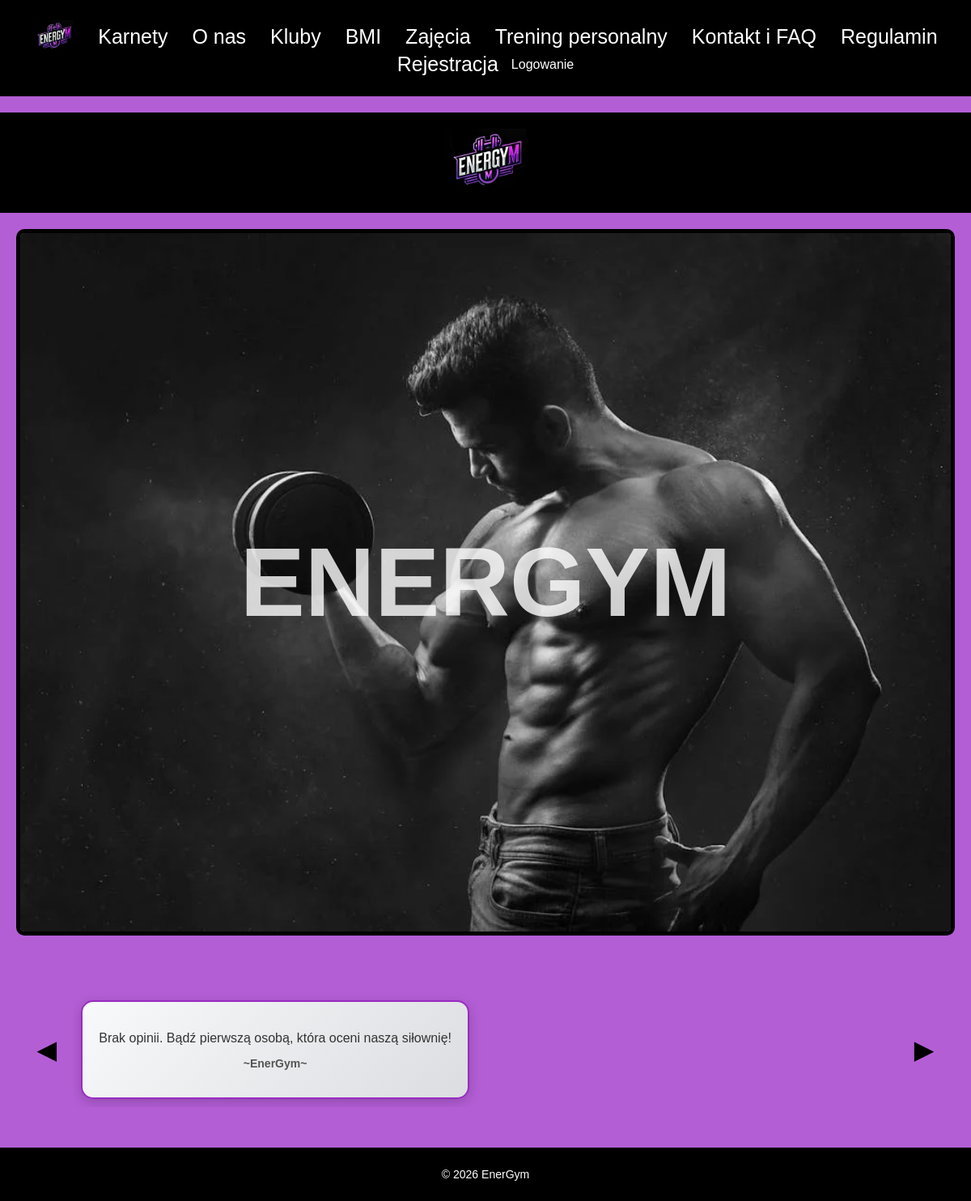
Before: / with the older database file.
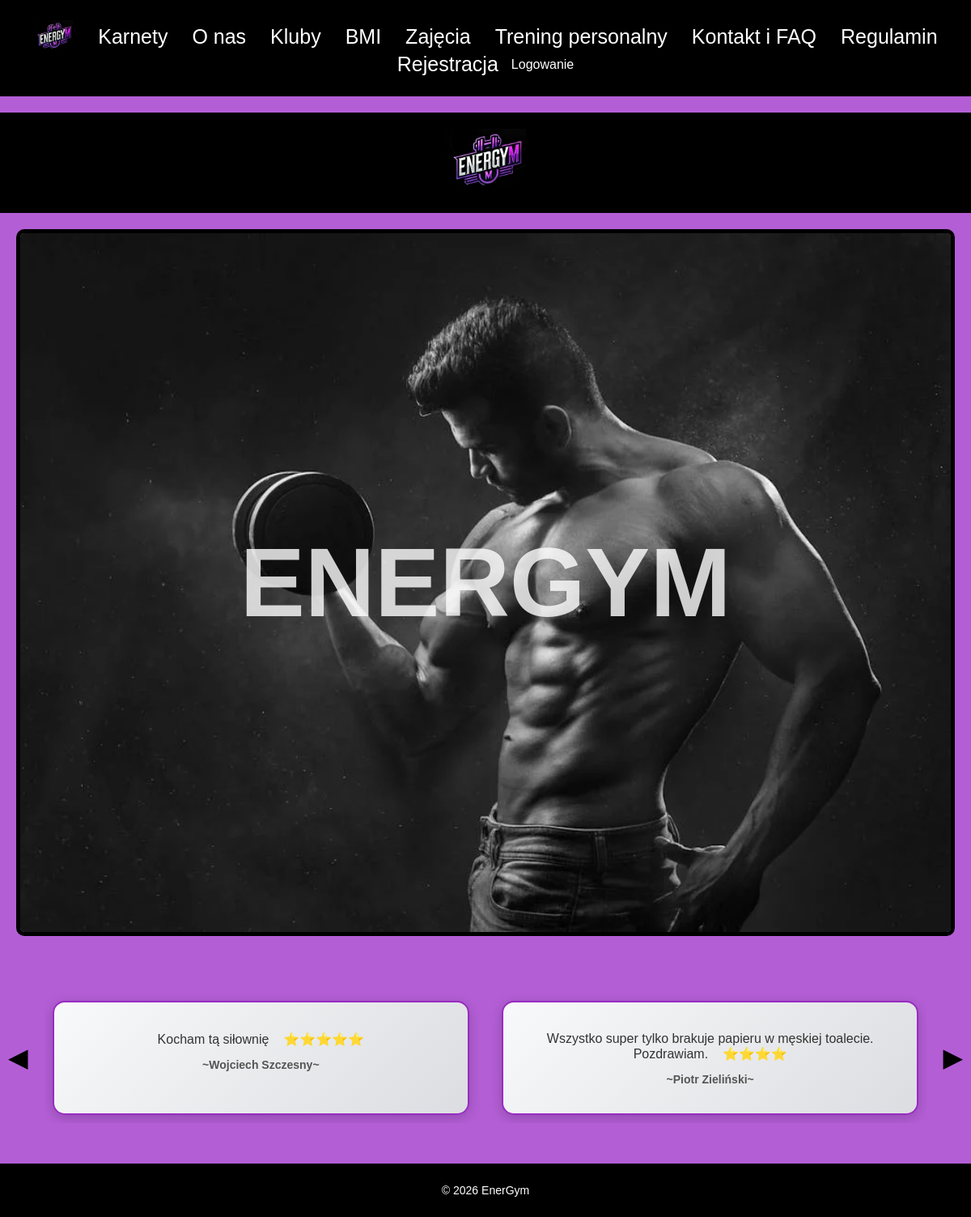
After: the same page with the newer database file.
### tables this page shows
CREATE TABLE `users` (
  `id` int(11) NOT NULL,
  `role` int(11) DEFAULT 0,
  `imie` varchar(50) NOT NULL,
  `nazwisko` varchar(50) NOT NULL,
  `mail` varchar(100) NOT NULL,
  `haslo` varchar(255) NOT NULL,
  `pesel` varchar(11) DEFAULT NULL,
  `numer_telefonu` varchar(15) DEFAULT NULL,
  `miasto` varchar(50) DEFAULT NULL,
  `ulica` varchar(50) DEFAULT NULL,
  `numer_domu` varchar(10) DEFAULT NULL,
  `numer_lokalu` varchar(10) DEFAULT NULL,
  `kod_pocztowy` varchar(6) DEFAULT NULL,
  `opinia` text DEFAULT NULL,
  `karnet_typ` varchar(50) DEFAULT 'Brak',
  `karnet_zakup` date DEFAULT NULL,
  `karnet_koniec` date DEFAULT NULL,
  `waga` decimal(5,2) DEFAULT NULL,
  `wzrost` int(11) DEFAULT NULL,
  `bmi` decimal(4,2) DEFAULT NULL,
  `ocena` int(11) DEFAULT NULL
);

### pages/home.php (the view)
<?php
$opinions = [];
if (isset($conn) && $conn) {
    $sql = "SELECT imie, nazwisko, opinia, ocena FROM users WHERE opinia IS NOT NULL AND opinia != ''";
    $result = mysqli_query($conn, $sql);
    if ($result && mysqli_num_rows($result) > 0) {
        while ($row = mysqli_fetch_assoc($result)) {
            $opinions[] = $row;
        }
    }
}
?>
<div class="logo-banner">
    <img src="pic/logo_gym1.jpg" alt="Logo siłowni" class="logo-img">
</div>
<div class="main_container">
    <img src="pic/gym1.jpg" alt="Zdjęcie siłowni" class="main_image">
    <div class="overlay">
        <h1 class="overlay-text">ENERGYM</h1>
    </div>
</div>
<div class="opinion_section">
    <button class="arrow left-arrow" onclick="moveOpinions(-1)">&#9664;</button>
    <div class="opinion_container">
        <?php if (!empty($opinions)): ?>
            <?php foreach ($opinions as $op): ?>
                <div class="opinion_card">
                    <p class="opinion_text"><?php echo nl2br(htmlspecialchars($op['opinia'])); ?>&nbsp;&nbsp;&nbsp;&nbsp;<?php echo str_repeat('⭐', (int)($op['ocena'] ?? 5)); ?></p>
                    <p class="customer_name">~<?php echo htmlspecialchars($op['imie'] . ' ' . $op['nazwisko']); ?>~</p>
                </div>
            <?php endforeach; ?>
        <?php else: ?>
            <div class="opinion_card">
                <p class="opinion_text">Brak opinii. Bądź pierwszą osobą, która oceni naszą siłownię!</p>
                <p class="customer_name">~EnerGym~</p>
            </div>
        <?php endif; ?>
    </div>
    <button class="arrow right-arrow" onclick="moveOpinions(1)">&#9654;</button>
</div>

### header.php (shortened to what this page needs)
<?php
    $pageCss         = $pageCss         ?? 'silownia1.css';
?>
<!DOCTYPE html>
<html lang="pl">
<head>
    <link rel="stylesheet" href="css/<?php echo htmlspecialchars($pageCss); ?>">
</head>
<body>
    <nav class="navbar">
        <ul>
            <li><a href="?page=home" class="pic"><img src="pic/logo_gym1.jpg" alt="Logo siłowni" style="height: 40px;"></a></li>
            <li><a href="?page=karnety">Karnety</a></li>
            <li><a href="?page=onas">O nas</a></li>
            <li><a href="?page=kluby">Kluby</a></li>
            <li><a href="?page=bmi">BMI</a></li>
            <li><a href="?page=zajecia">Zajęcia</a></li>
            <li><a href="?page=trening_personalny">Trening personalny</a></li>
            <li><a href="?page=kontakt">Kontakt i FAQ</a></li>
            <li><a href="?page=regulamin">Regulamin</a></li>
            <?php if (isset($_SESSION['user_id'])): ?>
                <li class="nav-actions">
                    <span style="color: #7a17cb; font-weight: bold; font-size: 16px; white-space: nowrap;">👤 <?php echo htmlspecialchars($_SESSION['imie']); ?><?php echo (isset($_SESSION['role']) && $_SESSION['role'] === 1) ? ' (Admin)' : ''; ?></span>
                    <?php if (isset($_SESSION['role']) && $_SESSION['role'] === 1): ?>
                        <a href="?page=admin">Panel Admina</a>
                    <?php endif; ?>
                    <a href="?page=profil">Mój Profil</a>
                    <a href="?page=wylogowanie">Wyloguj</a>
                </li>
            <?php else: ?>
                <li class="nav-actions">
                    <a href="?page=rejestracja">Rejestracja</a>
                    <a href="?page=logowanie">Logowanie</a>
                </li>
            <?php endif; ?>
        </ul>
    </nav>

### index.php (shortened to what this page needs)
<?php
    $page = $_GET['page'] ?? 'home';
    $m = $meta[$page] ?? $meta['home'];
    $pageCss         = $m['css'];
    include __DIR__ . '/header.php';
    $filePath = __DIR__ . '/pages/' . $page . '.php';
    if( file_exists($filePath) )
    {
        include $filePath;
    }
    else
    {
        echo '<h1>Blad 404</h1><p>Strona o podanym adresie nie istnieje.</p>';
    }
    include __DIR__ . '/footer.php';
?>

### footer.php (shortened to what this page needs)
    <footer>
        <div class="footer-content">
            <p>&copy; <?php echo date('Y'); ?> EnerGym</p>
        </div>
    </footer>
</body>
</html>

### css/silownia1.css (style rules this page uses)
body { margin: 0; font-family: 'Franklin Gothic Medium', 'Arial Narrow', Arial, sans-serif; background-color: #b45ed6; height: 100%; display: flex; flex-direction: column; min-height: 100vh; }
.navbar { background-color: #000; display: flex; align-items: center; justify-content: space-between; padding: 20px 10px; width: 100%; height: 100%; box-sizing: border-box; z-index: 10; }
.navbar ul { list-style: none; margin: 0; padding: 5px 5px; display: flex; align-items: center; width: 100%; justify-content: space-between; }
.navbar li { margin: 0 15px; }
.navbar a { color: #ffffff; text-decoration: none; font-size: 25px; transition: transform 0.3s ease, color 0.3s ease; display: flex; }
.navbar img { display: block; width: 100%; height: 100%; object-fit: cover; }
.navbar a:not(:first-child) { color: #fff; font-size: 16px; transition: color 0.3s; }
.main_container { flex: 1; display: flex; justify-content: center; align-items: center; padding: 20px; position: relative; }
.main_container .main_image { width: 2500px; height: 1100px; object-fit: cover; border: 5px solid black; border-radius: 10px; }
.overlay { position: absolute; top: 50%; left: 50%; transform: translate(-50%, -50%); text-align: center; color: white; }
.overlay-text { font-size: clamp(3rem, 10vw, 25rem); font-weight: bold; margin: 0; opacity: 0.8; text-align: center; }
footer { background-color: #000000; color: white; text-align: center; padding: 20px 10px; width: 100%; box-sizing: border-box; display: flex; flex-direction: column; }
.footer-content p { margin: 5px 0; font-size: 14px; }
footer p { font-size: 16px; }
.opinion_section { display: flex; align-items: center; justify-content: center; gap: 10px; margin: 50px 0; position: relative; }
.opinion_container { display: grid; grid-template-columns: repeat(2, 1fr); gap: 20px; overflow: hidden; }
.opinion_card { display: none; }
.opinion_card:nth-child(1), .opinion_card:nth-child(2) { display: block; }
.opinion_card { text-align: center; padding: 20px; box-shadow: 0 4px 15px rgba(0, 0, 0, 0.2); background: linear-gradient(135deg, #f8f9fa, #dcdde1); margin: 10px; box-sizing: border-box; border: 2px solid #982cc1; border-radius: 15px; transition: transform 0.3s ease, box-shadow 0.3s ease; }
.opinion_text { font-size: 16px; color: #333; margin-bottom: 10px; }
.customer_name { font-weight: bold; font-size: 14px; color: #555; }
.arrow { background: none; border: none; font-size: 2rem; cursor: pointer; padding: 10px; transition: transform 0.2s ease; }
.logo-banner { background-color: #000; text-align: center; padding: 20px 0; margin-top: 20px; }
.logo-img { max-height: 80px; width: auto; }
@media (max-width: 1200px) { .main_container .main_image { width: 100%; height: auto; } }
@media (max-width: 1200px) { .navbar ul { flex-wrap: wrap; justify-content: center; } }

### header.php (style rules this page uses)
.nav-actions { margin-left: auto; display: flex; align-items: center; gap: 16px; white-space: nowrap; }
.nav-actions a { white-space: nowrap; }

### footer.php (style rules this page uses)
html, body { min-height: 100vh; }
body { display: flex; flex-direction: column; margin: 0; padding: 0; }
footer { margin-top: auto; width: 100%; }

Changed rows visible on the page:
added users: opinia "Kocham tą siłownię", ocena "⭐⭐⭐⭐⭐", imie+nazwisko "Wojciech Szczesny"
added users: opinia "Wszystko super tylko brakuje papieru w męskiej toalecie. Pozdrawiam.", ocena "⭐⭐⭐⭐", imie+nazwisko "Piotr Zieliński"
Other visible differences:
text no longer shown: "Brak opinii. Bądź pierwszą osobą, która oceni naszą siłownię! ~EnerGym~"
